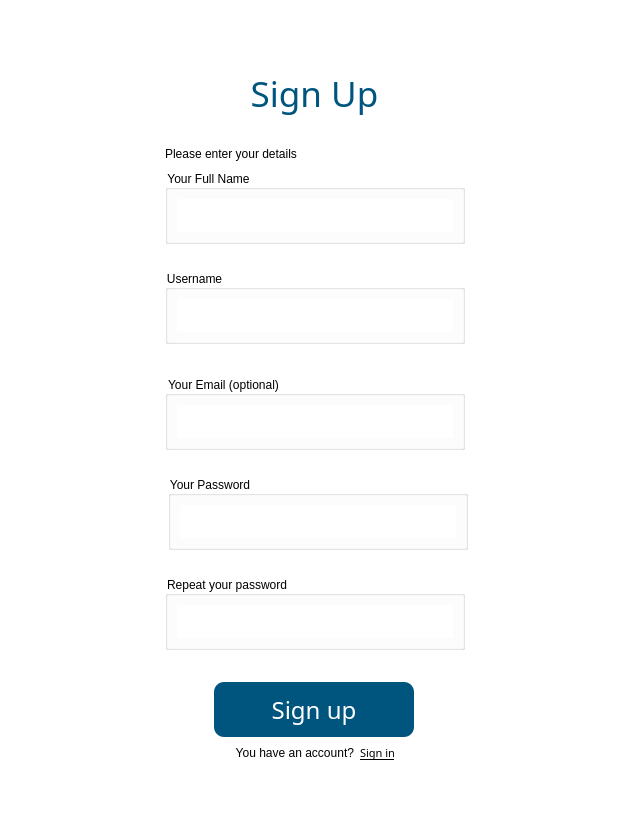
<?xml version="1.0" encoding="UTF-8"?>
<ui version="4.0">
 <class>Form</class>
 <widget class="QWidget" name="Form">
  <property name="geometry">
   <rect>
    <x>0</x>
    <y>0</y>
    <width>629</width>
    <height>831</height>
   </rect>
  </property>
  <property name="windowTitle">
   <string>Form</string>
  </property>
  <property name="styleSheet">
   <string notr="true">background-color:white;</string>
  </property>
  <layout class="QVBoxLayout" name="verticalLayout">
   <item>
    <layout class="QGridLayout" name="gridLayout_login">
     <item row="14" column="0" colspan="2">
      <layout class="QGridLayout" name="gridLayout_2_Password">
       <item row="0" column="1">
        <widget class="QGroupBox" name="groupBox_5">
         <property name="minimumSize">
          <size>
           <width>300</width>
           <height>0</height>
          </size>
         </property>
         <property name="maximumSize">
          <size>
           <width>500</width>
           <height>16777215</height>
          </size>
         </property>
         <property name="title">
          <string>Repeat your password</string>
         </property>
         <layout class="QHBoxLayout" name="horizontalLayout_3">
          <item>
           <widget class="QLineEdit" name="lineEditConfirmPassword">
            <property name="font">
             <font>
              <pointsize>14</pointsize>
             </font>
            </property>
            <property name="styleSheet">
             <string notr="true">border: 0px;padding: 4px</string>
            </property>
            <property name="echoMode">
             <enum>QLineEdit::PasswordEchoOnEdit</enum>
            </property>
           </widget>
          </item>
         </layout>
        </widget>
       </item>
       <item row="0" column="2">
        <spacer name="horizontalSpacer_19">
         <property name="orientation">
          <enum>Qt::Horizontal</enum>
         </property>
         <property name="sizeHint" stdset="0">
          <size>
           <width>10</width>
           <height>20</height>
          </size>
         </property>
        </spacer>
       </item>
       <item row="0" column="0">
        <spacer name="horizontalSpacer_20">
         <property name="orientation">
          <enum>Qt::Horizontal</enum>
         </property>
         <property name="sizeHint" stdset="0">
          <size>
           <width>10</width>
           <height>20</height>
          </size>
         </property>
        </spacer>
       </item>
      </layout>
     </item>
     <item row="15" column="0" colspan="2">
      <layout class="QHBoxLayout" name="horizontalLayout_resetpassword">
       <item>
        <spacer name="horizontalSpacer_11">
         <property name="orientation">
          <enum>Qt::Horizontal</enum>
         </property>
         <property name="sizeHint" stdset="0">
          <size>
           <width>10</width>
           <height>20</height>
          </size>
         </property>
        </spacer>
       </item>
       <item>
        <widget class="QLabel" name="labelNotification_Password">
         <property name="sizePolicy">
          <sizepolicy hsizetype="Preferred" vsizetype="Ignored">
           <horstretch>0</horstretch>
           <verstretch>0</verstretch>
          </sizepolicy>
         </property>
         <property name="font">
          <font>
           <family>Quicksand Light</family>
           <pointsize>12</pointsize>
          </font>
         </property>
         <property name="text">
          <string>                                                       </string>
         </property>
        </widget>
       </item>
       <item>
        <spacer name="horizontalSpacer_23">
         <property name="orientation">
          <enum>Qt::Horizontal</enum>
         </property>
         <property name="sizeHint" stdset="0">
          <size>
           <width>40</width>
           <height>20</height>
          </size>
         </property>
        </spacer>
       </item>
      </layout>
     </item>
     <item row="11" column="0" colspan="2">
      <spacer name="horizontalSpacer_22">
       <property name="orientation">
        <enum>Qt::Horizontal</enum>
       </property>
       <property name="sizeHint" stdset="0">
        <size>
         <width>10</width>
         <height>20</height>
        </size>
       </property>
      </spacer>
     </item>
     <item row="7" column="0" colspan="2">
      <spacer name="horizontalSpacer_17">
       <property name="orientation">
        <enum>Qt::Horizontal</enum>
       </property>
       <property name="sizeHint" stdset="0">
        <size>
         <width>10</width>
         <height>20</height>
        </size>
       </property>
      </spacer>
     </item>
     <item row="12" column="0" colspan="2">
      <layout class="QGridLayout" name="gridLayout_1_Username_2">
       <item row="0" column="1">
        <spacer name="horizontalSpacer_18">
         <property name="orientation">
          <enum>Qt::Horizontal</enum>
         </property>
         <property name="sizeHint" stdset="0">
          <size>
           <width>10</width>
           <height>20</height>
          </size>
         </property>
        </spacer>
       </item>
       <item row="0" column="2">
        <widget class="QGroupBox" name="groupBox_3">
         <property name="minimumSize">
          <size>
           <width>300</width>
           <height>0</height>
          </size>
         </property>
         <property name="maximumSize">
          <size>
           <width>500</width>
           <height>16777215</height>
          </size>
         </property>
         <property name="sizeIncrement">
          <size>
           <width>0</width>
           <height>0</height>
          </size>
         </property>
         <property name="title">
          <string>Your Password</string>
         </property>
         <layout class="QHBoxLayout" name="horizontalLayout_7">
          <item>
           <widget class="QLineEdit" name="lineEditFirstPassword">
            <property name="font">
             <font>
              <pointsize>14</pointsize>
             </font>
            </property>
            <property name="styleSheet">
             <string notr="true">border: 0px;padding: 4px</string>
            </property>
           </widget>
          </item>
         </layout>
        </widget>
       </item>
       <item row="0" column="3">
        <spacer name="horizontalSpacer_21">
         <property name="orientation">
          <enum>Qt::Horizontal</enum>
         </property>
         <property name="sizeHint" stdset="0">
          <size>
           <width>10</width>
           <height>20</height>
          </size>
         </property>
        </spacer>
       </item>
       <item row="1" column="1" colspan="2">
        <spacer name="horizontalSpacer_12">
         <property name="orientation">
          <enum>Qt::Horizontal</enum>
         </property>
         <property name="sizeHint" stdset="0">
          <size>
           <width>10</width>
           <height>20</height>
          </size>
         </property>
        </spacer>
       </item>
      </layout>
     </item>
     <item row="18" column="0" colspan="2">
      <layout class="QGridLayout" name="gridLayout_4_Signin">
       <item row="0" column="0">
        <widget class="QPushButton" name="pushButton_Signup">
         <property name="sizePolicy">
          <sizepolicy hsizetype="Minimum" vsizetype="Preferred">
           <horstretch>0</horstretch>
           <verstretch>0</verstretch>
          </sizepolicy>
         </property>
         <property name="minimumSize">
          <size>
           <width>200</width>
           <height>55</height>
          </size>
         </property>
         <property name="maximumSize">
          <size>
           <width>150</width>
           <height>16777215</height>
          </size>
         </property>
         <property name="font">
          <font>
           <family>Quicksand SemiBold</family>
           <pointsize>18</pointsize>
          </font>
         </property>
         <property name="cursor">
          <cursorShape>PointingHandCursor</cursorShape>
         </property>
         <property name="autoFillBackground">
          <bool>false</bool>
         </property>
         <property name="styleSheet">
          <string notr="true">background-color:rgb(0, 85, 127);;border-radius:10px;
color:white</string>
         </property>
         <property name="text">
          <string>Sign up</string>
         </property>
        </widget>
       </item>
      </layout>
     </item>
     <item row="23" column="1">
      <spacer name="verticalSpacer_2">
       <property name="orientation">
        <enum>Qt::Vertical</enum>
       </property>
       <property name="sizeHint" stdset="0">
        <size>
         <width>20</width>
         <height>20</height>
        </size>
       </property>
      </spacer>
     </item>
     <item row="6" column="0" colspan="2">
      <widget class="QLabel" name="label">
       <property name="sizePolicy">
        <sizepolicy hsizetype="Preferred" vsizetype="Preferred">
         <horstretch>0</horstretch>
         <verstretch>0</verstretch>
        </sizepolicy>
       </property>
       <property name="font">
        <font>
         <family>Quicksand SemiBold</family>
         <pointsize>26</pointsize>
         <weight>7</weight>
         <italic>false</italic>
         <bold>false</bold>
        </font>
       </property>
       <property name="styleSheet">
        <string notr="true">font: 75 16pt &quot;MS Shell Dlg 2&quot;;
color: rgb(0, 85, 127);
font: 63 26pt &quot;Quicksand SemiBold&quot;;</string>
       </property>
       <property name="text">
        <string>Sign Up</string>
       </property>
       <property name="alignment">
        <set>Qt::AlignCenter</set>
       </property>
      </widget>
     </item>
     <item row="19" column="0" colspan="2">
      <layout class="QGridLayout" name="gridLayout_3_Signup">
       <item row="0" column="3">
        <widget class="QPushButton" name="pushButton_Signin">
         <property name="font">
          <font>
           <family>Quicksand Medium</family>
           <pointsize>8</pointsize>
           <weight>7</weight>
           <italic>false</italic>
           <bold>false</bold>
           <underline>true</underline>
          </font>
         </property>
         <property name="cursor">
          <cursorShape>PointingHandCursor</cursorShape>
         </property>
         <property name="layoutDirection">
          <enum>Qt::LeftToRight</enum>
         </property>
         <property name="styleSheet">
          <string notr="true">background-color:none;border:0px;font: 57 8pt &quot;Quicksand Medium&quot;;
text-decoration: underline;</string>
         </property>
         <property name="text">
          <string>Sign in</string>
         </property>
        </widget>
       </item>
       <item row="0" column="0">
        <spacer name="horizontalSpacer_3">
         <property name="orientation">
          <enum>Qt::Horizontal</enum>
         </property>
         <property name="sizeHint" stdset="0">
          <size>
           <width>40</width>
           <height>20</height>
          </size>
         </property>
        </spacer>
       </item>
       <item row="0" column="1" colspan="2">
        <widget class="QLabel" name="label_2">
         <property name="text">
          <string>You have an account?</string>
         </property>
         <property name="alignment">
          <set>Qt::AlignRight|Qt::AlignTrailing|Qt::AlignVCenter</set>
         </property>
        </widget>
       </item>
       <item row="0" column="4">
        <spacer name="horizontalSpacer_4">
         <property name="orientation">
          <enum>Qt::Horizontal</enum>
         </property>
         <property name="sizeHint" stdset="0">
          <size>
           <width>40</width>
           <height>20</height>
          </size>
         </property>
        </spacer>
       </item>
      </layout>
     </item>
     <item row="5" column="0">
      <spacer name="verticalSpacer_5">
       <property name="orientation">
        <enum>Qt::Vertical</enum>
       </property>
       <property name="sizeHint" stdset="0">
        <size>
         <width>20</width>
         <height>40</height>
        </size>
       </property>
      </spacer>
     </item>
     <item row="8" column="0" colspan="2">
      <layout class="QGridLayout" name="gridLayout_1_Username">
       <item row="3" column="2">
        <spacer name="horizontalSpacer_8">
         <property name="orientation">
          <enum>Qt::Horizontal</enum>
         </property>
         <property name="sizeHint" stdset="0">
          <size>
           <width>10</width>
           <height>20</height>
          </size>
         </property>
        </spacer>
       </item>
       <item row="3" column="0">
        <spacer name="horizontalSpacer_10">
         <property name="orientation">
          <enum>Qt::Horizontal</enum>
         </property>
         <property name="sizeHint" stdset="0">
          <size>
           <width>10</width>
           <height>20</height>
          </size>
         </property>
        </spacer>
       </item>
       <item row="3" column="1">
        <widget class="QGroupBox" name="groupBox">
         <property name="minimumSize">
          <size>
           <width>300</width>
           <height>0</height>
          </size>
         </property>
         <property name="maximumSize">
          <size>
           <width>500</width>
           <height>16777215</height>
          </size>
         </property>
         <property name="sizeIncrement">
          <size>
           <width>0</width>
           <height>0</height>
          </size>
         </property>
         <property name="title">
          <string>Username</string>
         </property>
         <layout class="QHBoxLayout" name="horizontalLayout">
          <item>
           <widget class="QLineEdit" name="lineEditNewUserName">
            <property name="font">
             <font>
              <pointsize>14</pointsize>
             </font>
            </property>
            <property name="styleSheet">
             <string notr="true">border: 0px;padding: 4px</string>
            </property>
           </widget>
          </item>
         </layout>
        </widget>
       </item>
       <item row="2" column="0" colspan="3">
        <spacer name="horizontalSpacer_16">
         <property name="orientation">
          <enum>Qt::Horizontal</enum>
         </property>
         <property name="sizeHint" stdset="0">
          <size>
           <width>10</width>
           <height>20</height>
          </size>
         </property>
        </spacer>
       </item>
       <item row="0" column="1">
        <widget class="QLabel" name="label_8">
         <property name="styleSheet">
          <string notr="true">font: 57 10pt &quot;Quicksand Medium&quot;;</string>
         </property>
         <property name="text">
          <string>Please enter your details</string>
         </property>
        </widget>
       </item>
       <item row="1" column="2">
        <spacer name="horizontalSpacer_14">
         <property name="orientation">
          <enum>Qt::Horizontal</enum>
         </property>
         <property name="sizeHint" stdset="0">
          <size>
           <width>10</width>
           <height>20</height>
          </size>
         </property>
        </spacer>
       </item>
       <item row="0" column="0">
        <spacer name="horizontalSpacer_15">
         <property name="orientation">
          <enum>Qt::Horizontal</enum>
         </property>
         <property name="sizeHint" stdset="0">
          <size>
           <width>10</width>
           <height>20</height>
          </size>
         </property>
        </spacer>
       </item>
       <item row="1" column="0">
        <spacer name="horizontalSpacer_13">
         <property name="orientation">
          <enum>Qt::Horizontal</enum>
         </property>
         <property name="sizeHint" stdset="0">
          <size>
           <width>10</width>
           <height>20</height>
          </size>
         </property>
        </spacer>
       </item>
       <item row="1" column="1">
        <widget class="QGroupBox" name="groupBox_2">
         <property name="minimumSize">
          <size>
           <width>0</width>
           <height>0</height>
          </size>
         </property>
         <property name="maximumSize">
          <size>
           <width>500</width>
           <height>500</height>
          </size>
         </property>
         <property name="title">
          <string>Your Full Name</string>
         </property>
         <layout class="QHBoxLayout" name="horizontalLayout_2">
          <item>
           <widget class="QLineEdit" name="lineEditNewName">
            <property name="font">
             <font>
              <pointsize>14</pointsize>
             </font>
            </property>
            <property name="styleSheet">
             <string notr="true">border: 0px;padding: 4px</string>
            </property>
           </widget>
          </item>
         </layout>
        </widget>
       </item>
      </layout>
     </item>
     <item row="10" column="0" colspan="2">
      <layout class="QGridLayout" name="gridLayout_1_Username_6">
       <item row="0" column="2">
        <widget class="QGroupBox" name="groupBox_13">
         <property name="minimumSize">
          <size>
           <width>300</width>
           <height>0</height>
          </size>
         </property>
         <property name="maximumSize">
          <size>
           <width>500</width>
           <height>16777215</height>
          </size>
         </property>
         <property name="sizeIncrement">
          <size>
           <width>0</width>
           <height>0</height>
          </size>
         </property>
         <property name="title">
          <string>Your Email (optional)</string>
         </property>
         <layout class="QHBoxLayout" name="horizontalLayout_20">
          <item>
           <widget class="QLineEdit" name="lineEditEmail">
            <property name="font">
             <font>
              <pointsize>14</pointsize>
             </font>
            </property>
            <property name="styleSheet">
             <string notr="true">border: 0px;padding: 4px</string>
            </property>
            <property name="inputMask">
             <string/>
            </property>
            <property name="placeholderText">
             <string/>
            </property>
           </widget>
          </item>
         </layout>
        </widget>
       </item>
       <item row="0" column="3">
        <spacer name="horizontalSpacer_49">
         <property name="orientation">
          <enum>Qt::Horizontal</enum>
         </property>
         <property name="sizeHint" stdset="0">
          <size>
           <width>10</width>
           <height>20</height>
          </size>
         </property>
        </spacer>
       </item>
       <item row="0" column="1">
        <spacer name="horizontalSpacer_48">
         <property name="orientation">
          <enum>Qt::Horizontal</enum>
         </property>
         <property name="sizeHint" stdset="0">
          <size>
           <width>10</width>
           <height>20</height>
          </size>
         </property>
        </spacer>
       </item>
      </layout>
     </item>
     <item row="9" column="0" colspan="2">
      <layout class="QHBoxLayout" name="horizontalLayout_newUsername">
       <item>
        <spacer name="horizontalSpacer_24">
         <property name="orientation">
          <enum>Qt::Horizontal</enum>
         </property>
         <property name="sizeHint" stdset="0">
          <size>
           <width>10</width>
           <height>20</height>
          </size>
         </property>
        </spacer>
       </item>
       <item>
        <widget class="QLabel" name="labelNotification_newUserName">
         <property name="sizePolicy">
          <sizepolicy hsizetype="Preferred" vsizetype="Ignored">
           <horstretch>0</horstretch>
           <verstretch>0</verstretch>
          </sizepolicy>
         </property>
         <property name="font">
          <font>
           <family>Quicksand Light</family>
           <pointsize>12</pointsize>
          </font>
         </property>
         <property name="text">
          <string>                                                             </string>
         </property>
        </widget>
       </item>
       <item>
        <spacer name="horizontalSpacer_25">
         <property name="orientation">
          <enum>Qt::Horizontal</enum>
         </property>
         <property name="sizeHint" stdset="0">
          <size>
           <width>40</width>
           <height>20</height>
          </size>
         </property>
        </spacer>
       </item>
      </layout>
     </item>
    </layout>
   </item>
  </layout>
 </widget>
 <resources/>
 <connections/>
</ui>
